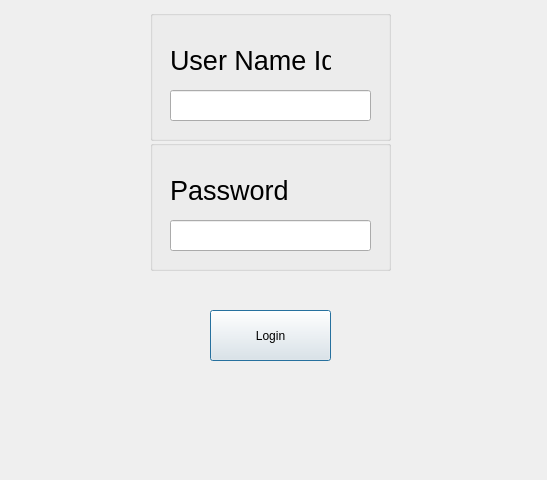
<?xml version="1.0" encoding="UTF-8"?>
<ui version="4.0">
 <class>Dialog</class>
 <widget class="QDialog" name="Dialog">
  <property name="geometry">
   <rect>
    <x>0</x>
    <y>0</y>
    <width>547</width>
    <height>480</height>
   </rect>
  </property>
  <property name="windowTitle">
   <string>Login</string>
  </property>
  <widget class="QGroupBox" name="groupBox_4">
   <property name="geometry">
    <rect>
     <x>150</x>
     <y>10</y>
     <width>241</width>
     <height>131</height>
    </rect>
   </property>
   <property name="title">
    <string/>
   </property>
   <widget class="QLabel" name="label_5">
    <property name="geometry">
     <rect>
      <x>20</x>
      <y>30</y>
      <width>161</width>
      <height>41</height>
     </rect>
    </property>
    <property name="font">
     <font>
      <pointsize>20</pointsize>
     </font>
    </property>
    <property name="text">
     <string>User Name Id</string>
    </property>
   </widget>
   <widget class="QLineEdit" name="uname">
    <property name="geometry">
     <rect>
      <x>20</x>
      <y>80</y>
      <width>201</width>
      <height>31</height>
     </rect>
    </property>
   </widget>
  </widget>
  <widget class="QGroupBox" name="groupBox_3">
   <property name="geometry">
    <rect>
     <x>150</x>
     <y>140</y>
     <width>241</width>
     <height>131</height>
    </rect>
   </property>
   <property name="title">
    <string/>
   </property>
   <widget class="QLabel" name="label_4">
    <property name="geometry">
     <rect>
      <x>20</x>
      <y>30</y>
      <width>161</width>
      <height>41</height>
     </rect>
    </property>
    <property name="font">
     <font>
      <pointsize>20</pointsize>
     </font>
    </property>
    <property name="text">
     <string>Password</string>
    </property>
   </widget>
   <widget class="QLineEdit" name="upass">
    <property name="geometry">
     <rect>
      <x>20</x>
      <y>80</y>
      <width>201</width>
      <height>31</height>
     </rect>
    </property>
   </widget>
  </widget>
  <widget class="QPushButton" name="log">
   <property name="geometry">
    <rect>
     <x>210</x>
     <y>310</y>
     <width>121</width>
     <height>51</height>
    </rect>
   </property>
   <property name="text">
    <string>Login</string>
   </property>
  </widget>
 </widget>
 <resources/>
 <connections/>
</ui>
